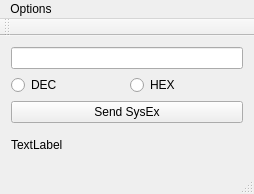
<?xml version="1.0" encoding="UTF-8"?>
<ui version="4.0">
 <class>ytxTester</class>
 <widget class="QMainWindow" name="ytxTester">
  <property name="geometry">
   <rect>
    <x>0</x>
    <y>0</y>
    <width>254</width>
    <height>194</height>
   </rect>
  </property>
  <property name="windowTitle">
   <string>ytxTester</string>
  </property>
  <widget class="QWidget" name="centralWidget">
   <layout class="QVBoxLayout" name="verticalLayout_2">
    <item>
     <widget class="QLineEdit" name="message"/>
    </item>
    <item>
     <layout class="QVBoxLayout" name="verticalLayout">
      <item>
       <layout class="QHBoxLayout" name="horizontalLayout">
        <item>
         <widget class="QRadioButton" name="radioInt">
          <property name="text">
           <string>DEC</string>
          </property>
         </widget>
        </item>
        <item>
         <widget class="QRadioButton" name="radioHex">
          <property name="text">
           <string>HEX</string>
          </property>
         </widget>
        </item>
       </layout>
      </item>
      <item>
       <widget class="QPushButton" name="sendSerial">
        <property name="text">
         <string>Send SysEx</string>
        </property>
       </widget>
      </item>
      <item>
       <widget class="QLabel" name="labelPortOut">
        <property name="text">
         <string>TextLabel</string>
        </property>
       </widget>
      </item>
     </layout>
    </item>
   </layout>
  </widget>
  <widget class="QMenuBar" name="menuBar">
   <property name="geometry">
    <rect>
     <x>0</x>
     <y>0</y>
     <width>254</width>
     <height>22</height>
    </rect>
   </property>
   <widget class="QMenu" name="optionsMenu">
    <property name="title">
     <string>Options</string>
    </property>
   </widget>
   <addaction name="optionsMenu"/>
  </widget>
  <widget class="QToolBar" name="mainToolBar">
   <attribute name="toolBarArea">
    <enum>TopToolBarArea</enum>
   </attribute>
   <attribute name="toolBarBreak">
    <bool>false</bool>
   </attribute>
  </widget>
  <widget class="QStatusBar" name="statusBar"/>
  <action name="actionInput_port">
   <property name="text">
    <string>Input port</string>
   </property>
  </action>
 </widget>
 <layoutdefault spacing="6" margin="11"/>
 <resources/>
 <connections/>
</ui>
